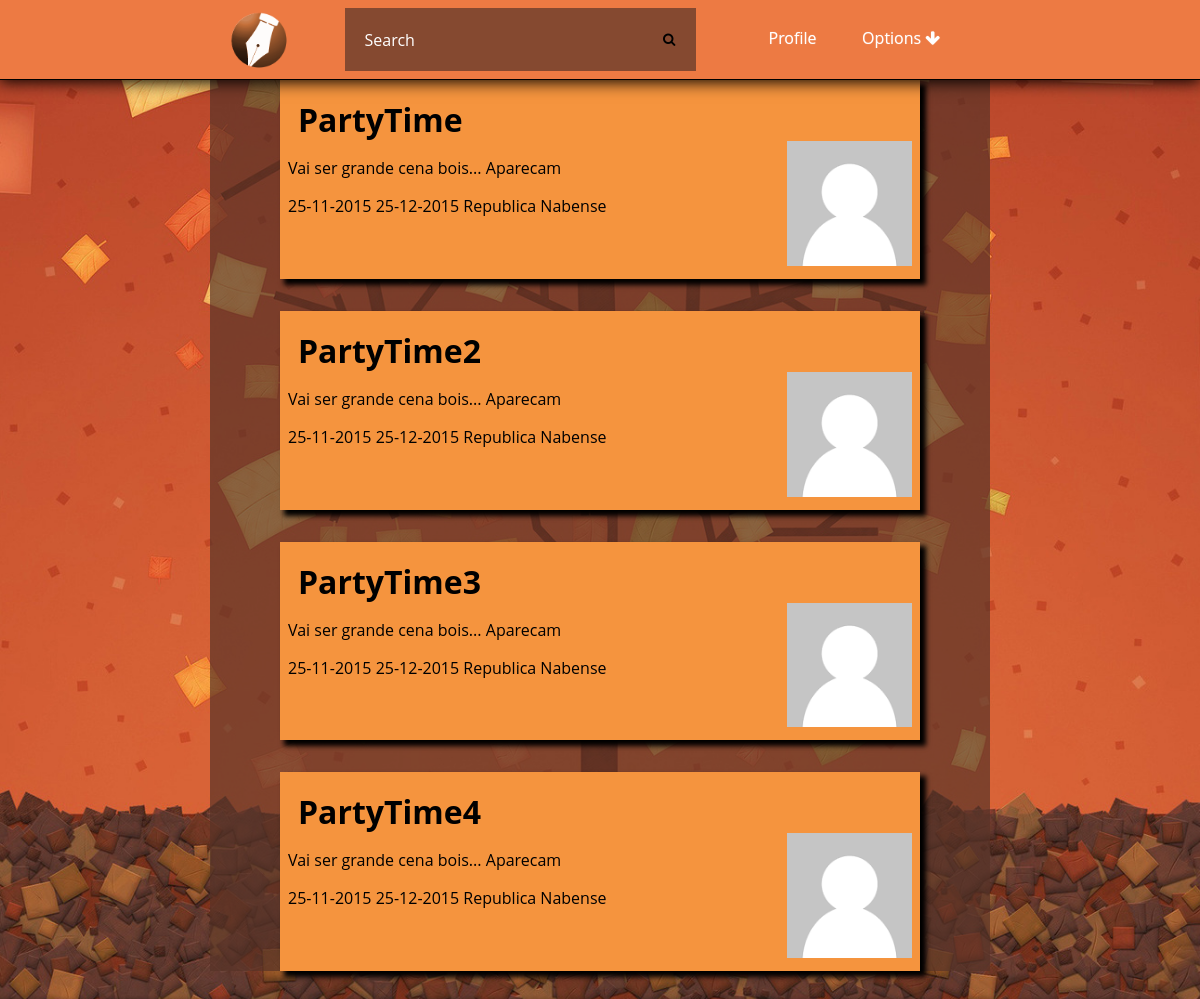
The app's page / (signed in) with its own data.
### tables this page shows
CREATE TABLE Event(
	idEvent INTEGER PRIMARY KEY,
	nameEvent TEXT NOT NULL,
	creationDate DATE NOT NULL,
	endDate DATE NOT NULL,
	local TEXT NOT NULL,
	public BOOLEAN,
	type TEXT,
	description TEXT,
	hour TEXT,
	idPhoto INTEGER REFERENCES Photo(idPhoto),
	idOwner INTEGER REFERENCES User(idUser)
);

### databaseConnection.php (called while the page is built, shortened)
<?php
function getMyEvents(){
    $db = new PDO('sqlite:event.db');
    $stmt=$db->prepare("SELECT Event.* FROM UserEvent,Event WHERE idUser=:userId AND Event.idEvent=UserEvent.idEvent");
    $stmt->bindParam(':userId',$_SESSION["userId"],PDO::PARAM_INT);
	$stmt->execute();
	$result = $stmt->fetchAll();
    return $result;
}
?>

### index.php (the view)
<?php
	require_once('header.php');
    $results = getMyEvents();
	foreach($results as $result) { ?>
		<div class="card"  id="event<?php echo $result["idEvent"]?>"  >
			<h1><?php echo $result['nameEvent'] ?></h1>
			<div class="desc">
				<div class="descText">
					<p><?php echo $result['description'] ?></p>
					<p><?php echo $result['creationDate']." ".$result['endDate']." ".$result['local'] ?></p>
				</div>
				<div class="imgContainer">
					<img src="static/user/userDefault.png"/>
				</div>
			</div>
		</div>
	<?php }
	require_once('footer.php');
	?>

### header.php (shortened to what this page needs)
<?php
	include_once 'databaseConnection.php';
?>
<!DOCTYPE html>
<html>
<head>
	<link rel="stylesheet" href="http://cdnjs.cloudflare.com/ajax/libs/font-awesome/4.4.0/css/font-awesome.min.css">
	<link rel="stylesheet" type="text/css" href="css/eventManager.css">
	<link rel="stylesheet" type="text/css" href="css/sweetalert.css">
</head>
<body>
	<div id="hmenu">
		<div id="containerNavBar">
			<ul class="nav">
				<a href="index.php"><img id="logo" src="static/website/logo.png"></img>
				</a>
				<li id="search">
					<form action="" method="get">
						<input type="text" name="search_text" id="search_text" placeholder="Search" />
						<button type="submit" name="search_button" id="search_button"><i class="fa fa-search"></i></button>
					</form>
				</li>
				<li id="options">
					<a href="#">Options  <i class="fa fa-arrow-down"></i></a>
				</li>
				<li id="profile">
					<a href="profile.php">Profile</a>
				</li>
			</ul>
		</div>
	</div>

### css/eventManager.css (style rules this page uses)
html { background-image: url('\../static/website/background.jpg'); background-attachment: fixed; background-position:center center; background-size:cover; display: block; box-sizing: border-box; }
body { width: 65%; margin:0 auto; background-color: rgba(88, 52, 40, 0.69); background-size: contain; background-attachment: fixed; margin-top: 5em; height: auto; box-sizing: border-box; display: block; }
div#hmenu { margin: auto auto; height: 5em; background: #ED7A43; width: 100%; text-align: center; position: fixed; top:0; left:0; border-bottom:1px solid; box-shadow: 0 1px 15px 1px; box-sizing: border-box; }
.card,.cardEvent { background-color: #F5943E; width: 80%; margin: 0 auto; margin-bottom: 2em; box-shadow: 5px 5px 5px 1px; padding: 0.5em; font-family: 'Open Sans', sans-serif; }
.card h1,.cardEvent h1 { margin:0px; padding:10px; padding-bottom:0px; display: table-cell; width: 80%; }
.card .descText,.cardEvent .descText { margin: 0 auto; height: 100%; display: inline-block; padding: 0px; border: 0px; width: 80%; box-sizing: border-box; padding-right: 1em; text-align: justify; float: left; }
.card .imgContainer,.cardEvent .imgContainer { display: inline-block;border: 0;vertical-align: middle;width: 20%;margin: auto;padding: 0; }
.desc { display: block; width: 100%; height: 100%; margin: 0 auto; }
.imgContainer img { width: 100%; height: auto; }
img#logo { height: 80%;width: auto;float: left;margin-left: 1em;border-radius: 50%;margin-right: 1em; }
div#containerNavBar { display: inline-block; width: 65%; height: 100%; margin: auto; }
.nav { height: 100%; width: 100%; display: inline-block; margin: 0.5em auto; padding: 0; }
.nav li { float: left; list-style-type: none; position: relative; margin: auto 1%; display: inline-block; }
.nav li a { font-size: 16px; color: white; display: block; line-height: 60px; padding: 0 26px; text-decoration: none; font-family: 'Open Sans', sans-serif; text-shadow: 0 0 1px rgba(255, 255, 255, 0.5); }
li#search { width: 45%; height: 80%; margin-left: 5%; }
#search_text { width: 85%; padding: 10px 0 10px 20px; font-size: 16px; font-family: 'Open Sans', sans-serif; border: 0 none; height: 100%; margin-right: 0; color: white; outline: none; background: rgba(88, 52, 40, 0.69); float: left; box-sizing: border-box; transition: all 0.15s; }
#search_button { border: 0 none; background: rgba(88, 52, 40, 0.69) url(search.png) center no-repeat; width: 15%; float: left; padding: 0; text-align: center; height: 100%; cursor: pointer; }
#options a { border-left: 0 none; }
#options>a { background-image: url(triangle.png); background-position: 85% center; background-repeat: no-repeat; padding-right: 42px; }
li#profile { width: 10%; float: right; }
li#options { float:right; }
#search form { width: 100%; height: 100%; margin: 0 auto; display: inline-block; }

### records on screen
event: nameEvent "PartyTime", description "Vai ser grande cena bois... Aparecam", creationDate "25-11-2015", endDate "25-12-2015", local "Republica Nabense"
event: nameEvent "PartyTime2", description "Vai ser grande cena bois... Aparecam", creationDate "25-11-2015", endDate "25-12-2015", local "Republica Nabense"
event: nameEvent "PartyTime3", description "Vai ser grande cena bois... Aparecam", creationDate "25-11-2015", endDate "25-12-2015", local "Republica Nabense"
event: nameEvent "PartyTime4", description "Vai ser grande cena bois... Aparecam", creationDate "25-11-2015", endDate "25-12-2015", local "Republica Nabense"
